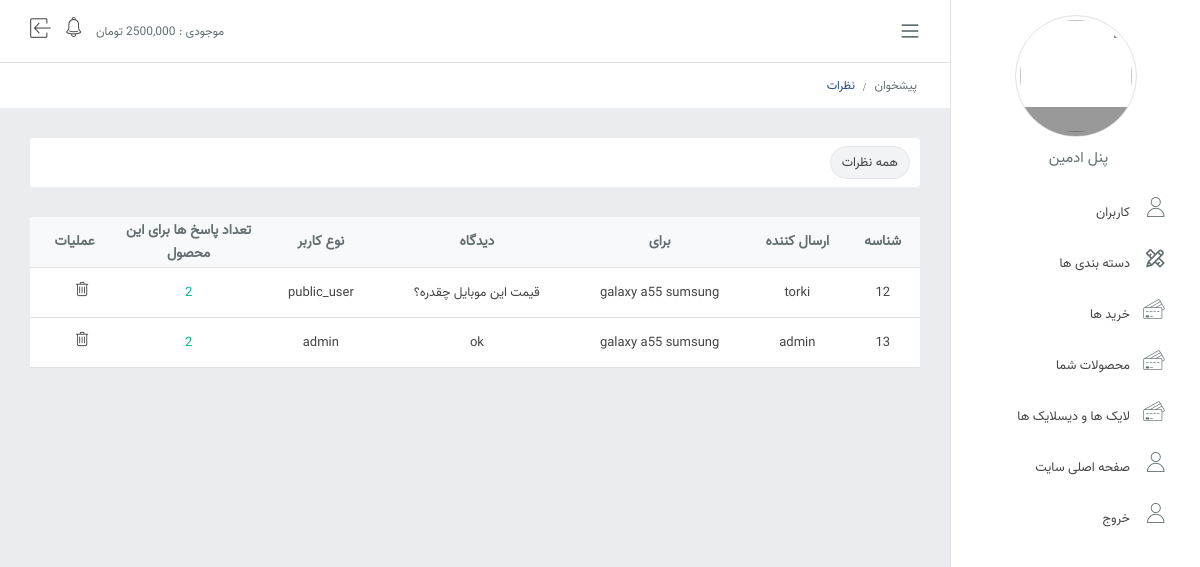
/views/comments.php, run on the app's committed database.
### tables this page shows
CREATE TABLE IF NOT EXISTS `comments` (
  `id` int NOT NULL AUTO_INCREMENT,
  `comment_body` text NOT NULL,
  `user_id` int NOT NULL,
  `product_id` int NOT NULL,
  `comment_id` int NOT NULL,
  PRIMARY KEY (`id`)
);

CREATE TABLE IF NOT EXISTS `users` (
  `id` int NOT NULL AUTO_INCREMENT,
  `username` varchar(80) NOT NULL,
  `password` varchar(250) NOT NULL,
  `email` varchar(200) NOT NULL,
  `last_login` datetime NOT NULL,
  `ip` varchar(200) NOT NULL,
  `status` varchar(50) NOT NULL DEFAULT 'public_user',
  `remember_token` varchar(16) NOT NULL,
  `profile` varchar(255) NOT NULL DEFAULT '../user_profile/logo_user.jpg',
  `biography` varchar(100) NOT NULL DEFAULT 'سلام این یک بیوگرافی هست',
  PRIMARY KEY (`id`),
  UNIQUE KEY `ussername` (`username`)
);

CREATE TABLE IF NOT EXISTS `products` (
  `id` int NOT NULL AUTO_INCREMENT,
  `name` varchar(100) NOT NULL,
  `description` text NOT NULL,
  `image` varchar(255) NOT NULL,
  `count` int NOT NULL,
  `price` bigint NOT NULL,
  `category_id` int NOT NULL,
  PRIMARY KEY (`id`)
);

### controller/product.php (called while the page is built, shortened)
<?php
class products{
    public function comment_list_user_panel(){
      include("../partial/db.php");
         $List = [];
         $query = $conn->prepare("SELECT * FROM `comments` JOIN `users` ON comments.user_id = users.id
         JOIN `products` ON comments.product_id = products.id
         ");
         $query->execute();
         $products = $query->get_result();
         if($products->num_rows > 0){
            $items = $products->fetch_all();
            array_push($List,$items);
         }
         return $List[0] ?? [];
    }
    public function count_comment($product_id){
         include("../partial/db.php");
         $List = [];
         $query = $conn->prepare("SELECT COUNT(*) FROM `comments`  WHERE `product_id` = ?");
         $query->execute([$product_id]);
         $products = $query->get_result();
         if($products->num_rows > 0){
            $items = $products->fetch_all();
            array_push($List,$items);
         }
         return $List[0] ?? [];
    }
}
?>

### views/comments.php (the view, shortened to what this page needs)
<!DOCTYPE html>
<html lang="en">
<head>
<title>نظرات</title>    <link rel="stylesheet" href="../css/style.css">
    <link rel="stylesheet" href="../css/responsive_991.css" media="(max-width:991px)">
    <link rel="stylesheet" href="../css/responsive_768.css" media="(max-width:768px)">
    <link rel="stylesheet" href="../css/font.css">
</head>
<body>
<div class="sidebar__nav border-top border-left  ">
    <div class="profile__info border cursor-pointer text-center">
        <div class="avatar__img"><img src="img/pro.jpg" class="avatar___img">
            <div class="box__camera default__avatar"></div>
        </div>
        <span class="profile__name">پنل ادمین</span>
    </div>
    <ul>
<li class="item-li i-users"><a href="users.php"> کاربران</a></li>
        <li class="item-li i-categories"><a href="categories.php">دسته بندی ها</a></li>
        <li class="item-li i-my__purchases"><a href="mypurchases.html">خرید ها</a></li>
        <li class="item-li i-my__purchases"><a href="panel.php">محصولات شما</a></li>
        <li class="item-li i-my__purchases"><a href="users_likes.php">لایک ها و دیسلایک ها</a></li>
        <li class="item-li i-users"><a href="index.php">صفحه اصلی سایت</a></li>
        <li class="item-li i-users"><a href="loguot.php">خروج</a></li>
    </ul>
</div>
<div class="content">
    <div class="header d-flex item-center bg-white width-100 border-bottom padding-12-30">
        <div class="header__right d-flex flex-grow-1 item-center">
            <span class="bars"></span>
            <a class="header__logo" href="https://netcopy.ir"></a>
        </div>
        <div class="header__left d-flex flex-end item-center margin-top-2">
            <span class="account-balance font-size-12">موجودی : 2500,000 تومان</span>
            <div class="notification margin-15">
                <a class="notification__icon"></a>
            </div>
            <a href="" class="logout" title="خروج"></a>
        </div>
    </div>
    <div class="breadcrumb">
        <ul>
            <li><a href="index.html">پیشخوان</a></li>
            <li><a href="comments.html" class="is-active"> نظرات</a></li>
        </ul>
    </div>
    <div class="main-content">
        <div class="tab__box">
            <div class="tab__items">
                <a class="tab__item is-active" href="comments.php"> همه نظرات</a>
            </div>
        </div>
        <?php
        include("../controller/product.php");
        $product = new products();
        $comments = $product->comment_list_user_panel();
        ?>
        <div class="table__box">
            <table class="table">
                <thead role="rowgroup">
                <tr role="row" class="title-row">
                    <th>شناسه</th>
                    <th>ارسال کننده</th>
                    <th>برای</th>
                    <th>دیدگاه</th>
                    <th>نوع کاربر</th>
                    <th>تعداد پاسخ ها برای این محصول</th>
                    <th>عملیات</th>
                </tr>
                </thead>
                <tbody>
                    <?php foreach($comments as $comment){
                    $count_product = $product->count_comment($comment[3]);
                    ?>
                <tr role="row" >
                    <td><a href=""> <?= htmlspecialchars($comment[0]) ?> </a></td>
                    <td><a href=""> <?= htmlspecialchars($comment[6]) ?> </a></td>
                    <td><a href=""> <?= htmlspecialchars($comment[16]) ?> </a></td>
                    <td> <?= htmlspecialchars($comment[1]) ?> </td>
                    <td><a href=""> <?= htmlspecialchars($comment[11]) ?> </a></td>
                    <td class="text-success"> <?= htmlspecialchars($count_product[0][0]) ?> </td>
                    <td>
                        <a href="../controller/comment_controller.php?id=<?= htmlspecialchars($comment[0]) ?>&form-name=delete_comment" class="item-delete mlg-15" title="حذف"></a>
                    </td>
                </tr>
                <?php } ?>
                </tbody>
            </table>
        </div>
    </div>
</div>
</body>
</html>

### css/responsive_991.css (style rules this page uses)
.sidebar__nav { right: -250px; }
.content { margin-right: 0 !important; }
.bars { display: block !important; }

### css/responsive_768.css (style rules this page uses)
.content .header__logo { display: none; }

### data on the page
comments: id "12", user.username "torki", product.name "galaxy a55 sumsung", comment_body "قیمت این موبایل چقدره؟", user.status "public_user", count_product "2"
comments: id "13", user.username "admin", product.name "galaxy a55 sumsung", comment_body "ok", user.status "admin", count_product "2"
